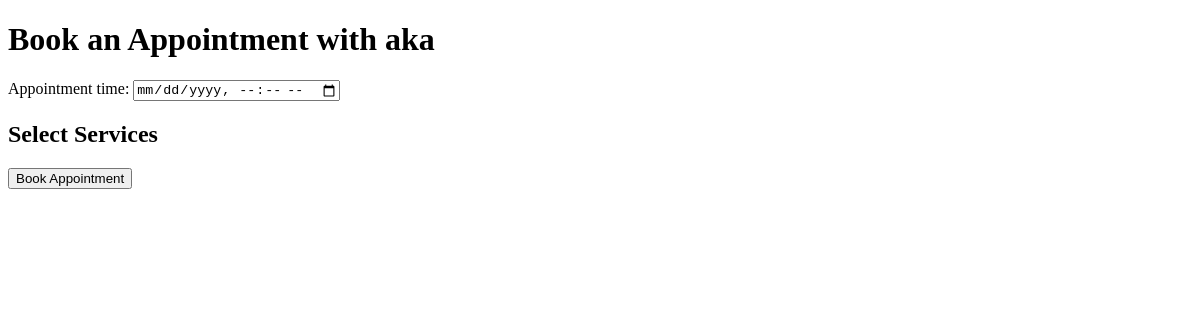
Before: /cl/appointment/10/ with the older database file.
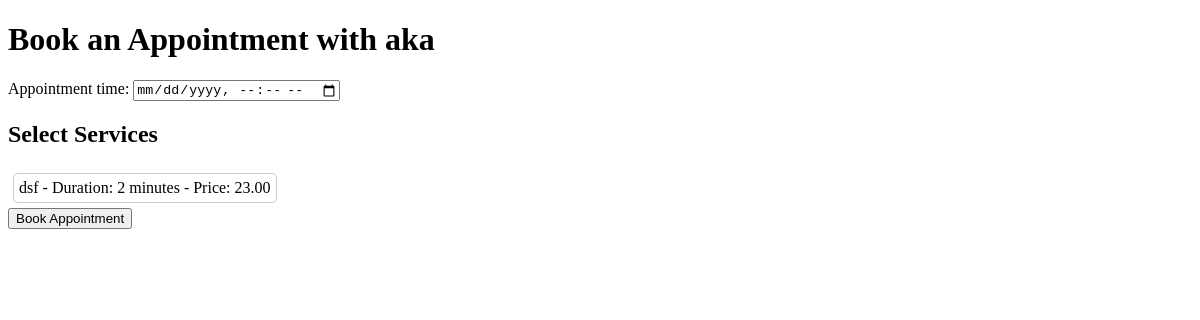
After: the same page with the newer database file.
### sartaroshxona/models.py (models this page shows, shortened)
class Service(models.Model):
    barber = models.ForeignKey('Barber', on_delete=models.CASCADE, related_name='provided_services')
    title = models.CharField(max_length=50)
    CURRENCY_CHOICES = [
        ('USD', 'US Dollar'),
        ('EUR', 'Euro'),
        ('RUB', 'Russian Ruble'),
        ('TJS', 'Tajik Somoni'),
        ('UZS', 'Uzbekistani Soʻm'),
    ]
    price = models.DecimalField(max_digits=10, decimal_places=2)
    currency = models.CharField(max_length=3, choices=CURRENCY_CHOICES, default='TJS')
    duration_minutes = models.PositiveIntegerField()

### clients/views.py (the view)
# urls.py: path('appointment/<int:barber_id>/', views.appointment, name='appointment'),
def appointment(request, barber_id):
    barber = Barber.objects.get(pk=barber_id)
    services = Service.objects.filter(barber=barber)
    if request.method == 'POST':
        appointment_form = AppointmentForm(request.POST)
        if appointment_form.is_valid():
            appointment = appointment_form.save(commit=False)
            appointment.barber = Barber.objects.get(pk=barber_id)
            appointment.client = request.user
            selected_service_ids_json = request.POST.get('selected_services')
            selected_service_ids = json.loads(selected_service_ids_json)
            selected_services = Service.objects.filter(pk__in=selected_service_ids)
            appointment.save()
            appointment.service.add(*selected_services)
            return HttpResponse('\success_page')  # Replace 'success_page' with your success URL name
    else:
        appointment_form = AppointmentForm()
    return render(request, 'clients/test.html', {
        'barber': barber,
        'services': services,
        'appointment_form': appointment_form
    })

### clients/forms.py
class AppointmentForm(forms.ModelForm):
    class Meta:
        model = Appointment
        fields = ['appointment_time']
        widgets = {
            'appointment_time': forms.DateTimeInput(attrs={'type': 'datetime-local'}),
        }

### main/models.py (called while the page is built)
    def __str__(self):
        return self.username

### clients/templates/clients/test.html (shortened to what this page needs)
<!DOCTYPE html>
<html lang="en">
<head>
</head>
<body>
    <h1>Book an Appointment with {{ barber.user }}</h1>
    <form method="post" onsubmit="prepareSelectedServices()">
        {{ appointment_form.as_p }}
        <h2>Select Services</h2>
        <div id="services-container">
            {% for service in services %}
                <div class="service" data-service-id="{{ service.id }}" onclick="toggleService(this)">
                    {{ service.title }} - Duration: {{ service.duration_minutes }} minutes - Price: {{ service.price }}
                </div>
            {% endfor %}
        </div>
        <input type="submit" value="Book Appointment">
    </form>
</body>
</html>

Changed rows visible on the page:
added Service: title "dsf", duration_minutes "2", price "23.00"
